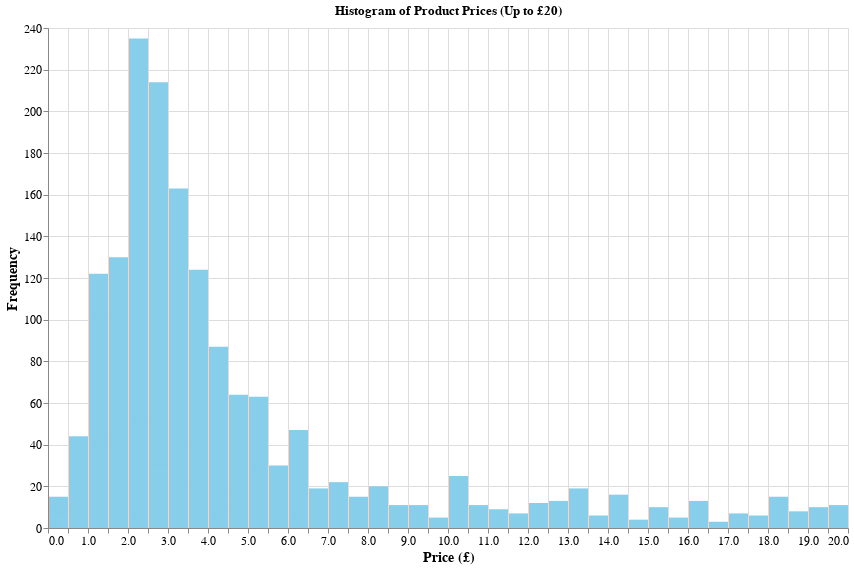

Source (notebook cell):
### Code cell
# Create the histogram without black edges
histogram = alt.Chart(filtered_prices).mark_bar(
    color='skyblue'  # Removed stroke='black'
).encode(
    x=alt.X(
        'price:Q',
        bin=alt.Bin(step=0.5),  # Bin size
        title='Price (£)'
    ),
    y=alt.Y(
        'count()',
        title='Frequency'
    ),
    tooltip=[
        alt.Tooltip('price:Q', title='Price (£)', format=".2f"),
        alt.Tooltip('count():Q', title='Frequency')
    ]
).properties(
    title='Histogram of Product Prices (Up to £20)',
    width=800,
    height=500
).configure_axis(
    grid=True,
    labelFontSize=12,
    titleFontSize=14
).configure_view(
    strokeWidth=0  # Remove border around chart
)

# Display the histogram
histogram.show()

### Figure 1 — Vega-Lite specification as saved in the notebook (floating-point values rounded to 4 significant figures; data arrays with more than 128 entries replaced by an {"elided": "..."} marker saying what was removed)
{"config": {"view": {"continuousWidth": 300, "continuousHeight": 300, "strokeWidth": 0}, "axis": {"grid": true, "labelFontSize": 12, "titleFontSize": 14}}, "data": {"name": "data-6b5c64c84ae4e6ebfbd18b68d5cb9087"}, "mark": {"type": "bar", "color": "skyblue"}, "encoding": {"tooltip": [{"field": "price", "format": ".2f", "title": "Price (£)", "type": "quantitative"}, {"aggregate": "count", "title": "Frequency", "type": "quantitative"}], "x": {"bin": {"step": 0.5}, "field": "price", "title": "Price (£)", "type": "quantitative"}, "y": {"aggregate": "count", "title": "Frequency", "type": "quantitative"}}, "height": 500, "title": "Histogram of Product Prices (Up to £20)", "width": 800, "$schema": "https://vega.github.io/schema/vega-lite/v5.20.1.json", "datasets": {"data-6b5c64c84ae4e6ebfbd18b68d5cb9087": {"elided": "4804 records"}}}
